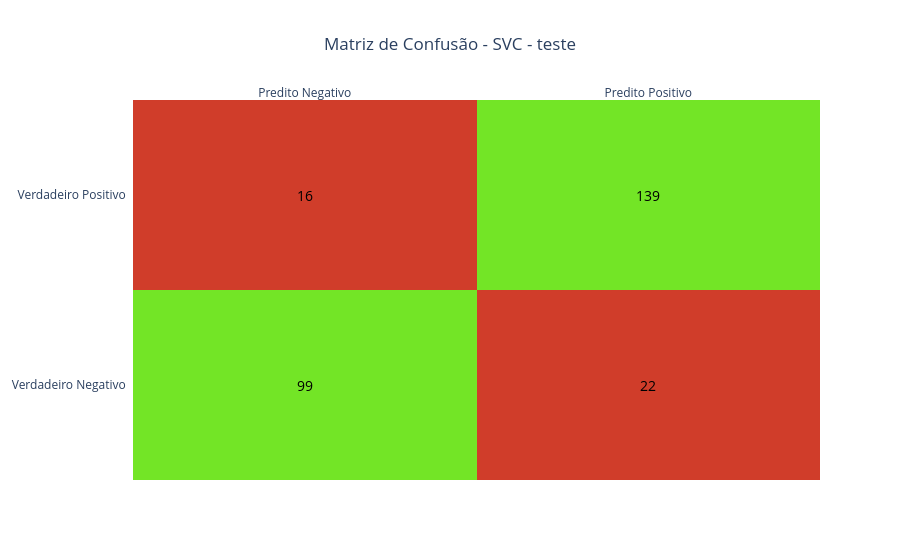

The code cell stored with this chart in its notebook:
### Code cell
z = confusion_mtx_svc_teste

x = ['Predito Negativo', 'Predito Positivo']
y = ['Verdadeiro Negativo', 'Verdadeiro Positivo']

z_mask = [[1 if i == j else 0 for j in range(z.shape[1])] for i in range(z.shape[0])]
# Use the actual confusion numbers as annotation text
annot = z.astype(str).tolist()
# Colors: errors -> red, correct -> green
colorscale = [[0, "#d03d2a"], [1, "#73e526"]]

fig = ff.create_annotated_heatmap(
   z=z_mask,
   annotation_text=annot,
   
   x=x,
   y=y,
   colorscale=colorscale,
   showscale=False
)
# Make annotation text white for readability on colored cells
for a in fig.layout.annotations:
   a.font = dict(color='black', size=14)

fig.update_layout(title='Matriz de Confusão - SVC - teste', title_x=0.5 )


fig.show()

### Figure 1 — Plotly figure (JSON) as saved in the notebook; plotly's stock layout.template omitted (floating-point values rounded to 4 significant figures)
{"data": [{"colorscale": [[0, "#d03d2a"], [1, "#73e526"]], "reversescale": false, "showscale": false, "type": "heatmap", "x": ["Predito Negativo", "Predito Positivo"], "y": ["Verdadeiro Negativo", "Verdadeiro Positivo"], "z": [[1, 0], [0, 1]]}], "layout": {"annotations": [{"font": {"color": "black", "size": 14}, "showarrow": false, "text": "99", "x": "Predito Negativo", "xref": "x", "y": "Verdadeiro Negativo", "yref": "y"}, {"font": {"color": "black", "size": 14}, "showarrow": false, "text": "22", "x": "Predito Positivo", "xref": "x", "y": "Verdadeiro Negativo", "yref": "y"}, {"font": {"color": "black", "size": 14}, "showarrow": false, "text": "16", "x": "Predito Negativo", "xref": "x", "y": "Verdadeiro Positivo", "yref": "y"}, {"font": {"color": "black", "size": 14}, "showarrow": false, "text": "139", "x": "Predito Positivo", "xref": "x", "y": "Verdadeiro Positivo", "yref": "y"}], "title": {"text": "Matriz de Confusão - SVC - teste", "x": 0.5}, "xaxis": {"dtick": 1, "gridcolor": "rgb(0, 0, 0)", "side": "top", "ticks": ""}, "yaxis": {"dtick": 1, "ticks": "", "ticksuffix": "  "}}}
